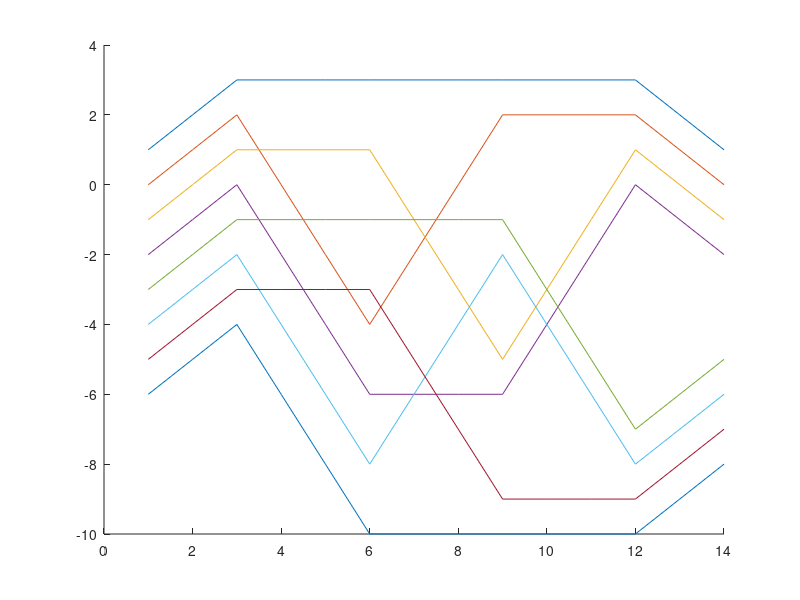
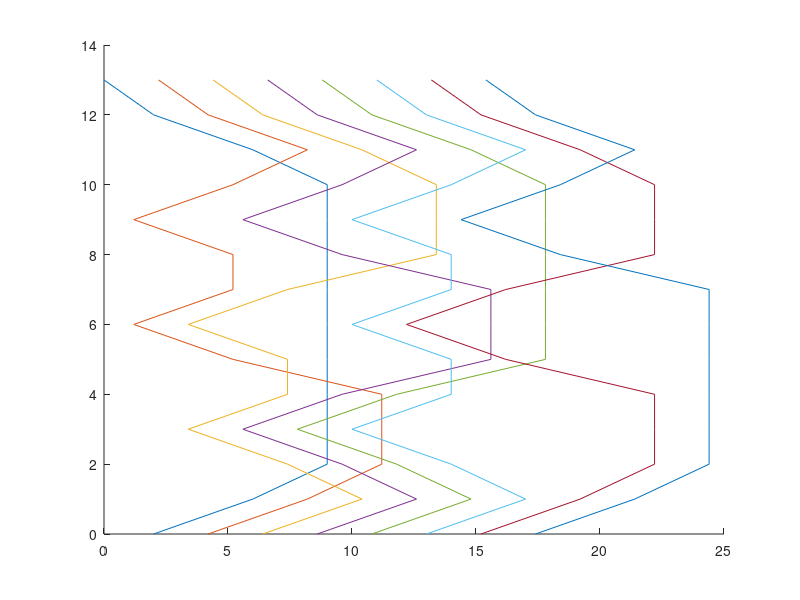
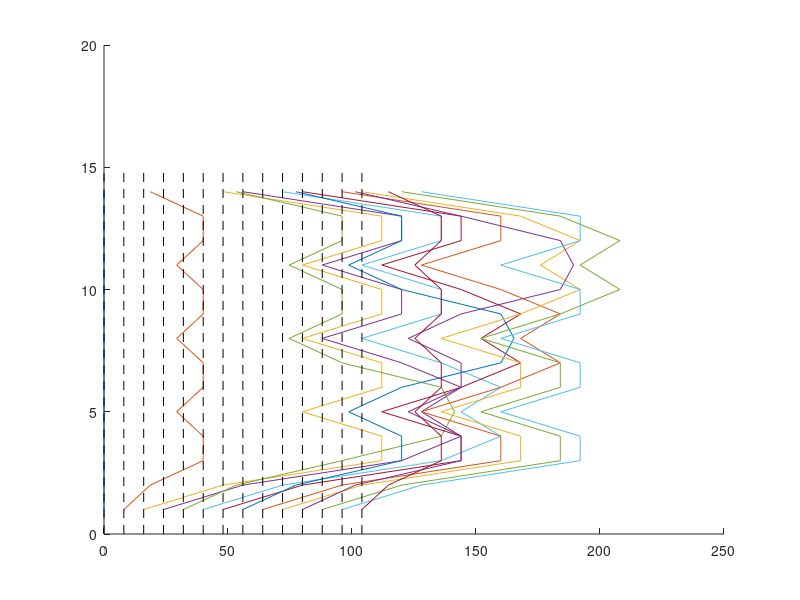

The MATLAB source for these figures, in order: (Note: this script raises an error after producing the figures.)
clear all; close all;


codes8=[1 1 1 1 ;
    1 -1 1 1;
    1 1 -1 1;
    1 -1 -1 1;
    1 1 1 -1;
    1 -1 1 -1;
    1 1 -1 -1;
    1 -1 -1 -1;]
codes16=[];
codes=codes8
codes0=codes;

rf=3; % replication factor
codes2=zeros(size(codes,1),size(codes,2)*rf);

for aa=1:size(codes,1)
    for bb=1:size(codes,2)
        codes2(aa,1+(bb-1)*rf:bb*rf)=codes(aa,bb);
    end
end
codes20=codes2; % this is what is used for decoding

% adjust transmitted signal here
%codes2(:,3:3:end)=1; % this is what is transmitted

codes=codes2;


h=ones(1,rf);

c1=figure; hold on;
c2=figure; hold on;
for aa=1:size(codes,1)
    c(aa,:)=conv(h,codes(aa,:));
    figure(c1); plot(c(aa,:)-aa*1+1);
   
    w1(aa,:)=c(aa,:).*[0 c(aa,1:end-1)];
    figure(c2); plot(w1(aa,end:-1:1)+(aa-1)*2.2,0:length(w1(aa,:))-1);
end

figure; hold on;
for aa=1:size(w1,2)
    r(aa,:)=sum(w1.*repmat(w1(:,aa),[1 size(w1,2)]))/rf;
    plot(r(aa,:)+(aa-1)*size(codes,1),1:size(r,2));
    plot([(aa-1)*size(codes,1) (aa-1)*size(codes,1)],[0 size(r,2)+1],'k--')
end

ffff


% lag products
W1r=zeros(size(codes,1),size(codes,2)-rf);
for aa=1:size(W1r,2)
    W1r(:,aa)=codes(:,aa).*codes(:,aa+rf);
    W1r0(:,aa)=codes20(:,aa).*codes20(:,aa+rf);
end

c1=figure; hold on;
for aa=1:size(W1r,2)/rf
    tmp=W1r.*repmat(W1r0(:,(aa-1)*rf+1),[1 size(W1r,2)]); % decode
    tmp2=sum(tmp);
    for bb=1:length(tmp2)/rf
        tmp3(bb)=sum(tmp2((bb-1)*rf+1:rf*bb))/rf;
    end
    r(aa,:)=[0 tmp3 0];
    plot(r(aa,:)+(aa-1)*size(codes,1),1:size(r,2));
    plot([(aa-1)*size(codes,1) (aa-1)*size(codes,1)],[0 size(r,2)+1],'k--');
end



ddd

